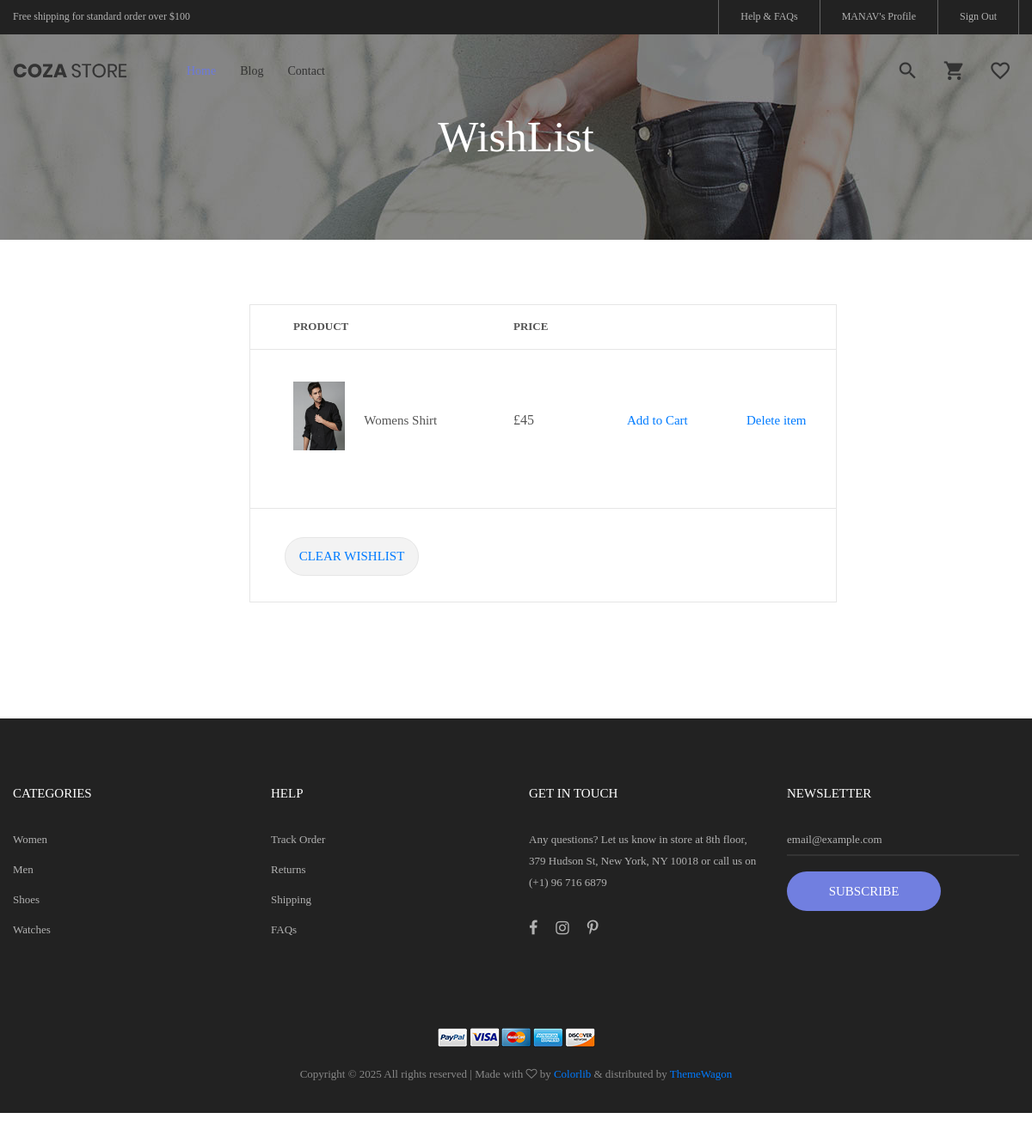
/wishlist-cart/ (signed in), run on the app's committed database.
### customer/models.py (models this page shows, shortened)
class Customer(models.Model):
    fname = models.CharField(max_length=50)
    lname = models.CharField(max_length=90)
    email = models.EmailField(unique=True)
    phone = models.BigIntegerField(unique=True)
    address = models.TextField()
    password = models.CharField(max_length=255)

class Wishlist(models.Model):
    customer = models.ForeignKey(Customer, on_delete=models.CASCADE)
    product = models.ForeignKey(Product, on_delete=models.CASCADE)
    is_created = models.DateTimeField(auto_now_add=True)
    def __str__(self):
        return self.product.title + " | " + self.customer.fname

### seller/models.py (models this page shows, shortened)
class Product(models.Model):
    title = models.CharField(max_length=150)
    price = models.PositiveIntegerField()
    trader = models.ForeignKey(Seller, on_delete =models.CASCADE)
    quantity = models.PositiveIntegerField(default=1)
    desc = models.TextField()
    image = models.ImageField(upload_to="images/product/", default = "images/sample.jpg")
    in_stock = models.BooleanField(default=False)

### customer/decorators.py (the view)
    def inner(request, *args, **kwargs):
        if "email" not in request.session:
            return redirect("signin")
        try:
            request.customer = Customer.objects.get(email=request.session["email"])
        except Customer.DoesNotExist:
            return redirect("signin")
        return func(request, *args, **kwargs)

### customer/views.py (called while the page is built)
@customer_check_session
def wishlist_cart(request):
    customer = request.customer
    wishlist = Wishlist.objects.filter(customer=customer)
    print(f"\n\n\n{wishlist}\n\n\n")
    context = {
        "wishlist" : wishlist,
        "customer" : customer
    }
    return render(request, "wishlist-cart.html", context = context)

### customer/templates/wishlist-cart.html (shortened to what this page needs)
{% extends 'base.html' %}
{% load static %}
{% block content %}
<section class="bg-img1 txt-center p-lr-15 p-tb-92"
         style="background-image: url('{% static 'images/bg-01.jpg' %}');">
    <h2 class="ltext-105 cl0 txt-center">
        WishList
    </h2>
</section>
{% if wishlist %}
<form class="bg0 p-t-75 p-b-85">
    <div class="container">
        <div class="row">
            <div class="col-lg-10 col-xl-7 m-lr-auto m-b-50">
                <div class="m-l-25 m-r--38 m-lr-0-xl">
                    <div class="wrap-table-shopping-cart">
                        <table class="table-shopping-cart">
                            <tr class="table_head">
                                <th class="column-1">Product</th>
                                <th class="column-2"></th>
                                <th class="column-3">Price</th>
                                <th class="column-5"></th>
                                <th class="column-5"></th>
                            </tr>
                            {% for i in wishlist %}
                            <tr class="table_row">
                                <td class="column-1">
                                    <div class="how-itemcart1">
                                        <img src="{{ i.product.image.url }}"
                                             alt="IMG"
                                             style="height: 80px; width: 60px;">
                                    </div>
                                </td>
                                <td class="column-2">{{ i.product.title }}</td>
                                <td class="column-3">£{{ i.product.price }}</td>
                                <td>
                                    <div style="text-align: center;">
                                        <a href="#" class="column-2">Add to Cart</a>
                                    </div>
                                </td>
                                <td>
                                    <div style="text-align: center;">
                                        <a href="{% url 'delete_wishlist_item' pk=i.product.pk %}"
                                           class="column-2">
                                           Delete item
                                        </a>
                                    </div>
                                </td>
                            </tr>
                            {% endfor %}
                        </table>
                    </div>
                    <div class="flex-w flex-sb-m bor15 p-t-18 p-b-15 p-lr-40 p-lr-15-sm">
                        <div class="flex-w flex-m m-r-20 m-tb-5">
                            <div class="flex-c-m stext-101 cl2 size-119 bg8 bor13 hov-btn3
                                        p-lr-15 trans-04 pointer m-tb-10">
                                <a href="{% url 'clear_wishlist' %}" class="column-2">
                                    Clear Wishlist
                                </a>
                            </div>
                        </div>
                    </div>
                </div>
            </div>
        </div>
    </div>
</form>
{% endif %}
{% endblock content %}

### customer/templates/navbar.html (shortened to what this page needs)
{% load static %}
	<header>
		<div class="container-menu-desktop">
			<div class="top-bar">
				<div class="content-topbar flex-sb-m h-full container">
					<div class="left-top-bar">
						Free shipping for standard order over $100
					</div>
					<div class="right-top-bar flex-w h-full">
						<a href="#" class="flex-c-m trans-04 p-lr-25">
							Help & FAQs
						</a>
						{% if request.session.email %}
						<a href="{% url 'profile' %}" class="flex-c-m trans-04 p-lr-25">
							{{customer.fname}}'s Profile
						</a>
						{% else %}
						<a href="{% url 'signin' %}" class="flex-c-m trans-04 p-lr-25">
							Sign In
						</a>
						{% endif %}
						{% if request.session.email %}
						<a href="{% url 'signout' %}" class="flex-c-m trans-04 p-lr-25">
							Sign Out
						</a>
						{% else %}
						<a href="{% url 'customer_email_register' %}" class="flex-c-m trans-04 p-lr-25">
							Sign Up
						</a>
						{% endif %}
					</div>
				</div>
			</div>
<div class="wrap-menu-desktop">
    <nav class="limiter-menu-desktop container">
        <a href="{% url 'home' %}" class="logo">
            <img src="{% static 'images/icons/logo-01.png' %}" alt="IMG-LOGO">
        </a>
        <div class="menu-desktop">
            <ul class="main-menu">
                <li class="active-menu">
                    <a href="{% url 'home' %}">Home</a>
                </li>
                <li>
                    <a href=" {% url 'blog' %}">Blog</a>
                </li>
                <li>
                    <a href="{% url 'contact' %}">Contact</a>
                </li>
            </ul>
        </div>
        <div class="wrap-icon-header flex-w flex-r-m">
            <div class="icon-header-item cl2 hov-cl1 trans-04 p-l-22 p-r-11 js-show-modal-search">
                <i class="zmdi zmdi-search"></i>
            </div>
            <a href="{% url 'product_cart_display' %}" class="icon-header-item cl2 hov-cl1 trans-04 p-l-22 p-r-11">
                <i class="zmdi zmdi-shopping-cart"></i>
            </a>
            <a href="{% url 'wishlist_cart' %}" class="icon-header-item cl2 hov-cl1 trans-04 p-l-22 p-r-11" >
                <i class="zmdi zmdi-favorite-outline"></i>
            </a>
        </div>
    </nav>
</div>
		</div>
	</header>

### customer/static/css/main.css (style rules this page uses)
.container { max-width: 1380px; }
@media (max-width: 1600px) { .container { max-width: 1200px; } }
.container-menu-desktop { height: auto; width: 100%; position: relative; -webkit-transition: all 0.3s; -o-transition: all 0.3s; -moz-transition: all 0.3s; transition: all 0.3s; }
.top-bar { height: 40px; background-color: #222; }
.left-top-bar { font-family: Poppins-Regular; font-size: 12px; line-height: 1.8; color: #b2b2b2; }
.right-top-bar a { font-family: Poppins-Regular; font-size: 12px; line-height: 1.8; height: 100%; color: #b2b2b2; border-right: 1px solid rgba(255,255,255,0.3); }
.right-top-bar a:first-child { border-left: 1px solid rgba(255,255,255,0.3); }
.wrap-menu-desktop { position: fixed; z-index: 1100; background-color: transparent; width: 100%; height: 84px; top: 40px; left: 0px; -webkit-transition: height 0.3s, background-color 0.3s; -o-transition: height 0.3s, background-color 0.3s; -moz-transition: height 0.3s, background-color 0.3s; transition: height 0.3s, background-color 0.3s; }
.limiter-menu-desktop { height: 100%; display: -webkit-box; display: -webkit-flex; display: -moz-box; display: -ms-flexbox; display: flex; align-items: center; background-color: transparent; }
.logo { display: -webkit-box; display: -webkit-flex; display: -moz-box; display: -ms-flexbox; display: flex; align-items: center; height: 65%; margin-right: 55px; }
.logo img { max-width: 100%; max-height: 100%; }
.menu-desktop { display: -webkit-box; display: -webkit-flex; display: -moz-box; display: -ms-flexbox; display: flex; align-items: center; height: 100%; }
.main-menu { list-style-type: none; margin: 0; display: -webkit-box; display: -webkit-flex; display: -moz-box; display: -ms-flexbox; display: flex; align-items: center; }
.main-menu > li { display: block; position: relative; padding: 20px 10px 20px 0px; margin: 0px 4px 0px 14px; }
.main-menu > li > a { font-family: Poppins-Medium; font-size: 14px; color: #333; padding: 5px 0px; transition: all 0.4s; -webkit-transition: all 0.4s; -o-transition: all 0.4s; -moz-transition: all 0.4s; }
.wrap-icon-header { flex-grow: 1; }
.icon-header-item { position: relative; font-size: 26px; line-height: 1; cursor: pointer; }
.main-menu > li.active-menu > a { color: #6c7ae0; }
.wrap-table-shopping-cart { overflow: auto; border-left: 1px solid #e6e6e6; border-right: 1px solid #e6e6e6; }
.table-shopping-cart { border-collapse: collapse; width: 100%; min-width: 680px; }
.table-shopping-cart tr { border-top: 1px solid #e6e6e6; border-bottom: 1px solid #e6e6e6; }
.table-shopping-cart .column-1 { width: 133px; padding-left: 50px; }
.table-shopping-cart .column-2 { width: 220px; font-size: 15px; }
.table-shopping-cart .column-3 { width: 120px; font-size: 16px; }
.table-shopping-cart .column-5 { width: 172px; padding-right: 50px; text-align: right; font-size: 16px; }
.table-shopping-cart .table_row { height: 185px; }
.table-shopping-cart .table_row td { padding-bottom: 20px; }
.table-shopping-cart .table_row td.column-1 { padding-bottom: 30px; }
.table-shopping-cart .table_head th { font-family: Poppins-Bold; font-size: 13px; color: #555; text-transform: uppercase; line-height: 1.6; padding-top: 15px; padding-bottom: 15px; }
.table-shopping-cart td { font-family: Poppins-Regular; color: #555; line-height: 1.6; }
.cl0 { color: #fff; }
.cl2 { color: #333; }
.stext-101 { font-family: Poppins-Medium; font-size: 15px; line-height: 1.466667; text-transform: uppercase; }
.ltext-105 { font-family: Poppins-Bold; font-size: 50px; line-height: 1.1; }
.size-119 { min-width: 156px; height: 45px; }
.bg0 { background-color: #fff; }
.bg8 { background-color: #f3f3f3; }
.bg-img1 { background-size: cover; background-position: center center; background-repeat: no-repeat; }
.bor13 { border: 1px solid #e6e6e6; border-radius: 22px; }
.bor15 { border-left: 1px solid #e6e6e6; border-right: 1px solid #e6e6e6; border-bottom: 1px solid #e6e6e6; }
.how-itemcart1 { width: 60px; position: relative; margin-right: 20px; cursor: pointer; }
.how-itemcart1 img { width: 100%; }
.how-itemcart1::after { content: '\e870'; font-family: Linearicons-Free; font-size: 16px; display: -webkit-box; display: -webkit-flex; display: -moz-box; display: -ms-flexbox; display: flex; justify-content: center; align-items: center; position: absolute; width: 100%; height: 100%; top: 0; left: 0; background-color: rgba(0,0,0,0.5); color: #fff; transition: all 0.3s; -webkit-transition: all 0.3s; -o-transition: all 0.3s; -moz-transition: all 0.3s; opacity: 0; }

### data on the page
Customer: fname "MANAV"
Wishlist: product.image (picture), product "Womens Shirt", product.price "45"
